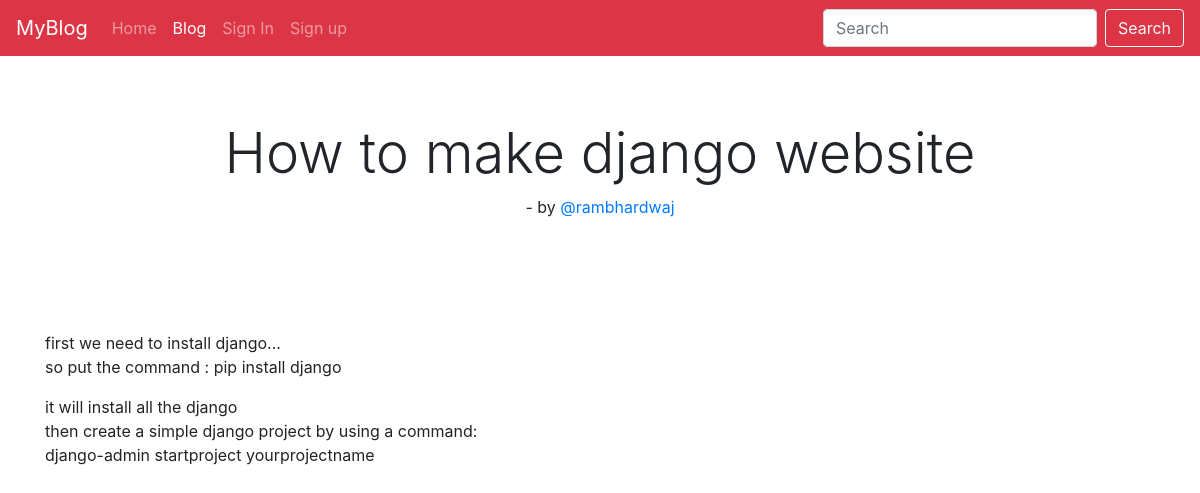
Page /blog/how-to-make-django-website/ on the committed database.
### blog/models.py (models this page shows, shortened)
class BlogPost(models.Model):
	author = models.ForeignKey(User, on_delete=models.CASCADE, null=True, blank=True)
	title = models.CharField(max_length=100, null=True, blank=True)
	slug = models.SlugField(max_length=100, unique=True)
	message = models.TextField(null=True, blank=True)
	published = models.DateTimeField(null=True, blank=True)
	timestamp = models.DateTimeField(auto_now_add=True)
	updated = models.DateTimeField(auto_now=True)

### blog/views.py (the view)
# urls.py: path('<str:slug>/', blogpost),
def blogpost(request, slug):
	post = BlogPost.objects.get(slug=slug)
	context = {'post':post, 'title':post.title}
	return render(request, 'blogpost.html', context)

### templates/blogpost.html (shortened to what this page needs)
{% extends 'base.html' %}
{% block blogactive %}active{% endblock blogactive %}
{% block body %}
<div class="jumbotron jumbotron-fluid bg-white">
  <div class="container text-center">
    <h1 class="display-4 ">{{post.title}}</h1>
    <p>- by <a href="/user/{{post.author.username}}">
    @{{post.author.username}}</a></p>
  </div>
</div>
<div class='container'>
	<p class='lead'>{{post.message|linebreaks}}</p>
</div>
{% endblock body %}

### rows in the picture
BlogPost: title "How to make django website", author.username "rambhardwaj", message "first we need to install django... so put the command : pip install django it will install all the django then create a simple django project by using a command: django-admin startproject yourprojectname"
